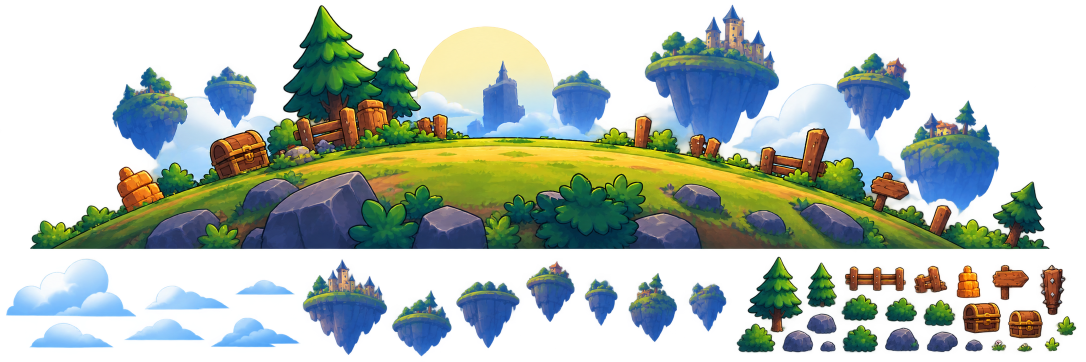
#> input picture CLASHBORN/assets/references/nexora_world_props_source.png, 2172 x 724 px, found by its file name (shown at 1/2 size)
$ python extract_world_props.py
#> lines starting #> are read from the running program, lines starting #| are printed output that depends on the picture; after the words box and inside, x2 and y2 are one past the last pixel; in counts of white or black regions, pixels touching at a corner belong together
#!/usr/bin/env python3
"""assets/references/nexora_world_props_source.png → ayrı şeffaf PNG'ler (bulut, ada, prop).

Kaynak gerçek alfa kanallıdır. Üst yarıdaki büyük panorama bir kompozisyon/mood görseli olduğu için
kesilmez (referans olarak kalır); alt şeritteki tekil sprite'lar bağlı bileşenlerle ayrılır.
Çalıştır: cd CLASHBORN && python3 tools/extract_world_props.py   (Pillow, numpy, scipy gerekir)
"""
import glob, json, os
import numpy as np
from PIL import Image
from scipy import ndimage as ndi

SRC = 'assets/references/nexora_world_props_source.png'
OUT = {'cloud': 'assets/environment/background/clouds', 'island': 'assets/environment/background/islands',
       'prop': 'assets/environment/props'}
STRIP_Y = 505                  # panoramanın bittiği yerden sonrası: tekil sprite şeridi

im = Image.open(SRC).convert('RGBA')
#> im is the input picture: PIL image 2172x724 RGBA; mean R, G, B, A 57.5, 72, 64.9, 122.3
A = np.asarray(im).copy()
A[..., 3] = np.where(A[..., 3] < 12, 0, A[..., 3])          # çok soluk kenar kırıntısını temizle
#> A: shape (724, 2172, 4); 8.37% of pixels changed, all inside (x1, y1, x2, y2) = (0, 0, 2157, 724)
al = A[..., 3]
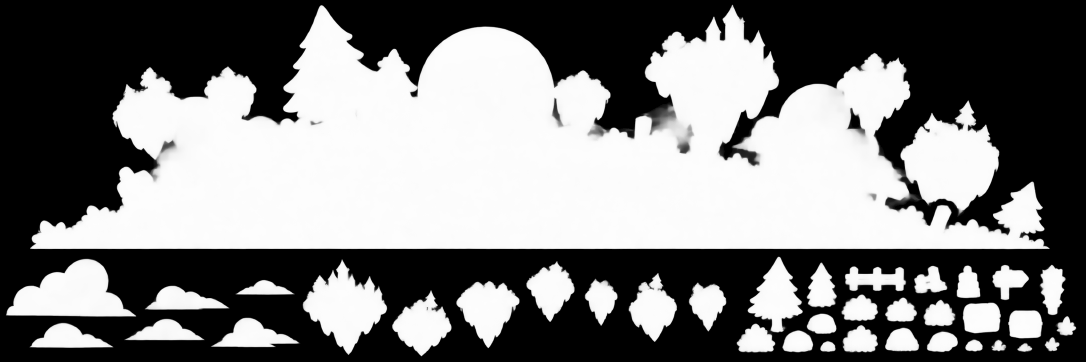
#> al: shape (724, 2172) (shown at 1/2 size); min 0, max 255, mean 122
m = al > 40; m[:STRIP_Y] = False
#> after `m = al > 40`:
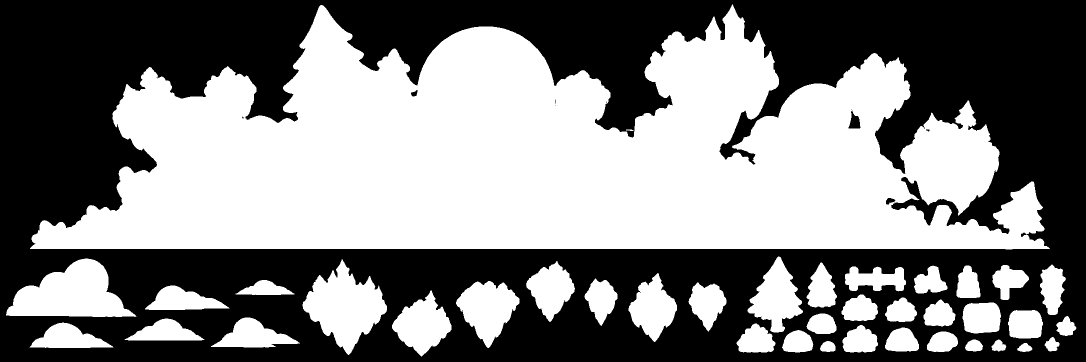
#> m: shape (724, 2172) bool (shown at 1/2 size); 49.6% white; 39 white regions, largest, box (x1, y1, x2, y2) and area: (60, 9, 2100, 499) 622405, (12, 517, 273, 634) 18175, (605, 519, 774, 710) 16965
#> after `m[:STRIP_Y] = False`:
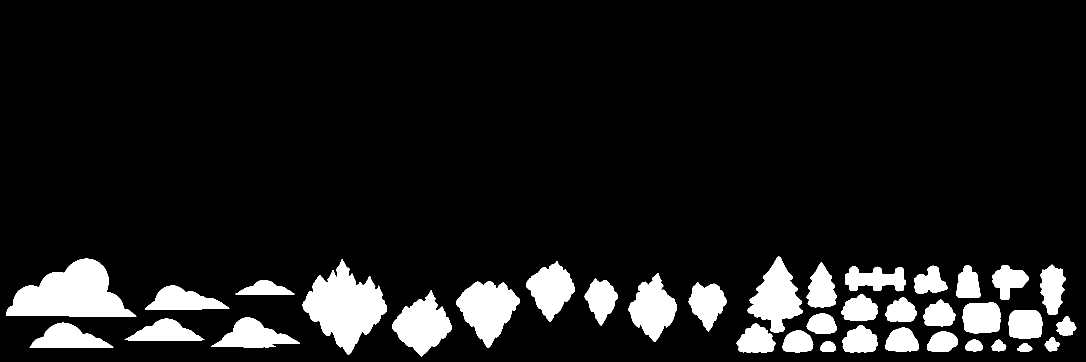
#> m: shape (724, 2172) bool (shown at 1/2 size); 10.1% white; 37 white regions, largest, box (x1, y1, x2, y2) and area: (12, 517, 273, 634) 18175, (605, 519, 774, 710) 16965, (912, 562, 1039, 696) 9871
lab, n = ndi.label(ndi.binary_dilation(m, iterations=1))
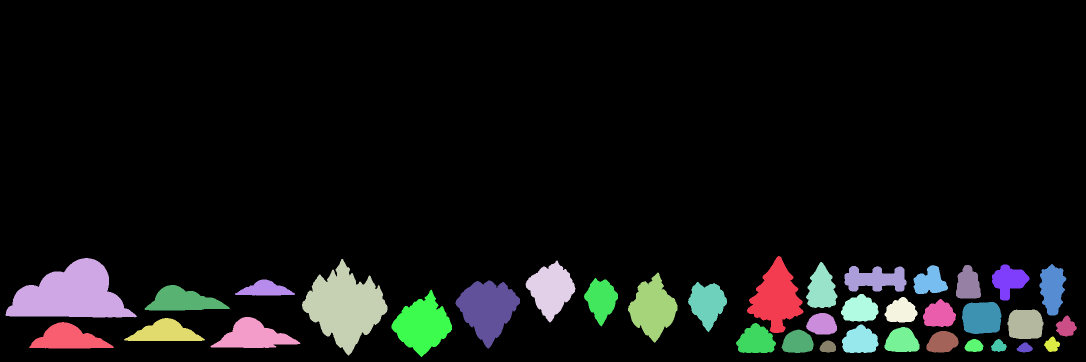
#> lab: shape (724, 2172) int32 (shown at 1/2 size); 38 distinct labels, from 0 to 37; one colour per label, 0 black
#> n = 37
objs = [(i + 1, o) for i, o in enumerate(ndi.find_objects(lab))]
#> objs = 37 items
objs = sorted([t for t in objs if m[t[1]].sum() > 60], key=lambda t: t[1][1].start)
print('bileşen:', len(objs))
#| bileşen: 37

# kullanıcının gördüğü sıraya göre (soldan sağa) adlar; sayı kontrol edilir
clouds = [f'cloud_{i:02d}' for i in range(1, 7)]
islands = [f'island_{i:02d}' for i in range(1, 8)]
props = ['bush_large_front', 'pine_large', 'rock_medium_01', 'pine_small', 'rock_medium_02', 'rock_small_01',
         'bush_01', 'bush_02', 'fence_long', 'bush_03', 'rock_large_01', 'fence_broken', 'bush_04', 'rock_large_02',
         'haystack', 'chest_01', 'rock_small_02', 'flower_pink', 'signpost', 'chest_02', 'flower_white',
         'club_spiked', 'grass_tuft_02', 'grass_tuft_01']
print(len(clouds), len(islands), len(props))
for d in OUT.values():
    os.makedirs(d, exist_ok=True)
    for f in glob.glob(f'{d}/*.png'): os.remove(f)

def save(sl, name, kind, mask=None):
    sub = A[sl].copy()
    if mask is not None: sub[..., 3] = np.where(mask, sub[..., 3], 0)
    ys, xs = np.where(sub[..., 3] > 8)
    sub = sub[ys.min():ys.max() + 1, xs.min():xs.max() + 1]
    Image.fromarray(sub, 'RGBA').save(f'{OUT[kind]}/{name}.png', optimize=True)
    return {'file': f'{OUT[kind]}/{name}.png', 'size': [sub.shape[1], sub.shape[0]]}

# x sırasına göre: ilk 6 bulut, sonraki 7 ada, kalan 24 prop
res = {}
seq = [(c, 'cloud') for c in clouds] + [(i_, 'island') for i_ in islands] + [(p, 'prop') for p in props]
if len(objs) != len(seq):
    raise SystemExit(f'beklenen {len(seq)} bileşen, bulunan {len(objs)} — adlandırma listesini güncelle')
for (lid, o), (name, kind) in zip(objs, seq):
    own = ndi.binary_dilation(lab[o] == lid, iterations=3)       # yalnız kendi bileşeni (komşu sprite parçalarını alma)
    res[name] = {'kind': kind, **save(o, name, kind, mask=own)}
#> this loop made 37 passes
#> (lid, name, kind) on passes 1 to 12: (2, 'cloud_01', 'cloud'), (27, 'cloud_02', 'cloud'), (26, 'cloud_03', 'cloud'), (16, 'cloud_04', 'cloud'), (25, 'cloud_05', 'cloud'), (13, 'cloud_06', 'cloud'), (3, 'island_01', 'island'), (17, 'island_02', 'island'), (14, 'island_03', 'island'), (4, 'island_04', 'island'), (12, 'island_05', 'island'), (11, 'island_06', 'island')
#> pass 1, `own = ndi.binary_dilation(lab[o] == lid, iterations=3)`:
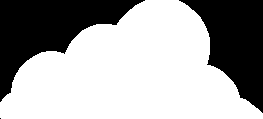
#> own: shape (119, 263) bool; 64.3% white; 3 black regions (1 under 20 px), largest, box (x1, y1, x2, y2) and area: (0, 0, 145, 102) 6073, (179, 0, 263, 113) 5089
#> pass 1, in save, `sub = sub[ys.min():ys.max() + 1, xs.min():xs.max() + 1]`:
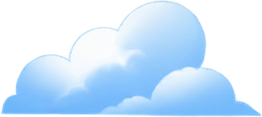
#> sub: shape (117, 262, 4); mean R, G, B, A 123.3, 152.5, 176.7, 144.8; transparent parts drawn white
#> pass 2, `own = ndi.binary_dilation(lab[o] == lid, iterations=3)`:
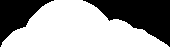
#> own: shape (53, 170) bool; 64.6% white; 2 black regions, box (x1, y1, x2, y2) and area: (83, 0, 170, 47) 2042, (0, 0, 54, 47) 1149
#> after the loop, res = 37 items
json.dump(res, open('/tmp/world_props_sizes.json', 'w'), indent=1)
for k, v in res.items(): print(k, v['size'])
#> this loop made 37 passes
#> k on passes 1 to 12: 'cloud_01', 'cloud_02', 'cloud_03', 'cloud_04', 'cloud_05', 'cloud_06', 'island_01', 'island_02', 'island_03', 'island_04', 'island_05', 'island_06'
#| cloud_01 [262, 117]
#| cloud_02 [169, 51]
#| cloud_03 [162, 44]
#| cloud_04 [171, 49]
#| cloud_05 [180, 60]
#| cloud_06 [120, 31]
#| island_01 [170, 192]
#| island_02 [120, 133]
#> (further printed lines are left out)

# ---- data/world_props.json: oyunda çizim ölçüleri (hedef yükseklik, oyun birimi; kahraman ≈ 98) ve yerleşim kuralları
H = {'pine_large': 200, 'pine_small': 145, 'bush_large_front': 64, 'bush_01': 52, 'bush_02': 52, 'bush_03': 48, 'bush_04': 50,
     'rock_small_01': 22, 'rock_small_02': 24, 'rock_medium_01': 40, 'rock_medium_02': 42, 'rock_large_01': 58, 'rock_large_02': 56,
     'fence_long': 58, 'fence_broken': 58, 'haystack': 66, 'chest_01': 46, 'chest_02': 44, 'signpost': 80, 'club_spiked': 100,
     'flower_pink': 18, 'flower_white': 16, 'grass_tuft_01': 26, 'grass_tuft_02': 22}
world = {
    '_comment': 'Pivot = sprite alt orta noktası (zemine basan nokta). height = oyundaki hedef yükseklik (birim). '
                'decor: yüzeye saçılan prop grupları (every = ortalama aralık, birim; depth = yüzeyin ne kadar önünde, birim; '
                'layer back = karakterlerin arkası, front = önü). Bulut/ada: parallax.',
    'props': {}, 'decor': [], 'clouds': {'keys': clouds, 'heightScale': 1.0},
    'islandLayers': [],
}
for k, v in res.items():
    if v['kind'] == 'prop':
        w, h = v['size']
        world['props'][k] = {'file': v['file'], 'pivot': [w // 2, h - 1], 'height': H[k]}
#> after the loop, world = 5 items
world['decor'] = [
    {'keys': ['pine_large', 'pine_small'], 'every': 560, 'scale': [0.85, 1.15], 'depth': [0, 0], 'layer': 'back'},
    {'keys': ['fence_long', 'fence_broken'], 'every': 900, 'scale': [0.9, 1.1], 'depth': [0, 8], 'layer': 'back'},
    {'keys': ['chest_01', 'chest_02', 'haystack', 'signpost'], 'every': 2600, 'scale': [0.95, 1.05], 'depth': [0, 10], 'layer': 'back'},
    {'keys': ['bush_01', 'bush_02', 'bush_03', 'bush_04', 'bush_large_front'], 'every': 240, 'scale': [0.8, 1.25], 'depth': [0, 12], 'layer': 'back'},
    {'keys': ['grass_tuft_01', 'grass_tuft_02', 'flower_pink', 'flower_white'], 'every': 70, 'scale': [0.9, 1.4], 'depth': [-2, 18], 'layer': 'back'},
    {'keys': ['rock_small_01', 'rock_small_02', 'rock_medium_01', 'rock_medium_02'], 'every': 420, 'scale': [0.9, 1.3], 'depth': [10, 28], 'layer': 'back'},
    {'keys': ['rock_small_01', 'rock_small_02', 'rock_medium_01', 'bush_01', 'bush_03'], 'every': 520, 'scale': [0.8, 1.1], 'depth': [66, 118], 'layer': 'front'},   # karakter ayaklarının altında kalır, hiçbir karakteri örtmez
]
# [anahtar, x oranı (periyot içinde), y oranı (ufuktan yukarı, 0=ufuk 1=üst), yükseklik birim]
world['islandLayers'] = [
    {'id': 'islands_far', 'speed': 0.022, 'period': 1500, 'alpha': 0.85,
     'items': [['island_02', 0.06, 0.62, 120], ['island_05', 0.30, 0.82, 100], ['island_07', 0.52, 0.55, 110],
               ['island_04', 0.74, 0.78, 105], ['island_03', 0.92, 0.50, 125]]},
    {'id': 'islands_mid', 'speed': 0.052, 'period': 1300, 'alpha': 1.0,
     'items': [['island_01', 0.15, 0.55, 230], ['island_06', 0.62, 0.40, 175]]},
]
json.dump(world, open('data/world_props.json', 'w'), indent=2, ensure_ascii=False); open('data/world_props.json', 'a').write('\n')

# ---- runtime manifest
mp = 'data/asset_manifest.json'
#> (the run stopped early here; a loop or call above may not have finished)
